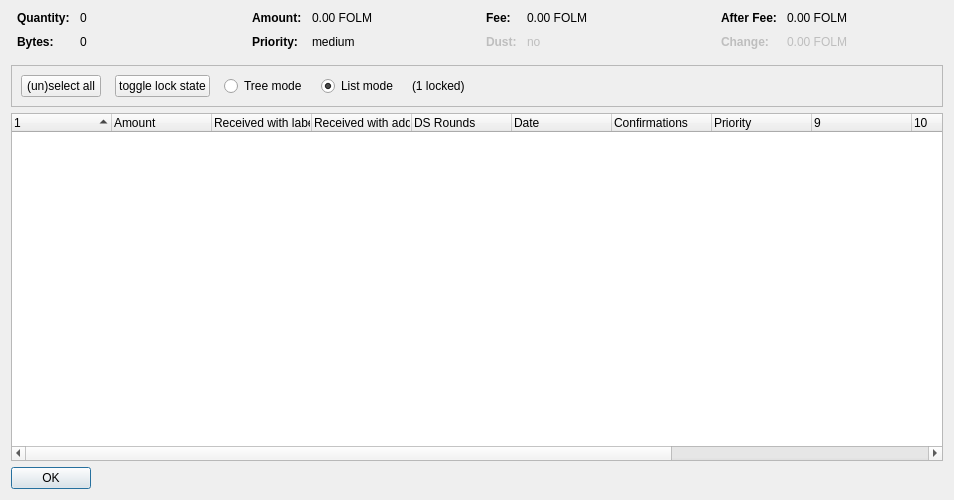
<?xml version="1.0" encoding="UTF-8"?>
<ui version="4.0">
 <class>CoinControlDialog</class>
 <widget class="QDialog" name="CoinControlDialog">
  <property name="geometry">
   <rect>
    <x>0</x>
    <y>0</y>
    <width>954</width>
    <height>500</height>
   </rect>
  </property>
  <property name="windowTitle">
   <string>Coin Selection</string>
  </property>
  <layout class="QVBoxLayout" name="verticalLayout">
   <item>
    <layout class="QHBoxLayout" name="horizontalLayoutTop" stretch="0,0,0,0">
     <property name="topMargin">
      <number>0</number>
     </property>
     <property name="bottomMargin">
      <number>10</number>
     </property>
     <item>
      <layout class="QFormLayout" name="formLayoutCoinControl1">
       <property name="horizontalSpacing">
        <number>10</number>
       </property>
       <property name="verticalSpacing">
        <number>10</number>
       </property>
       <property name="leftMargin">
        <number>6</number>
       </property>
       <property name="rightMargin">
        <number>6</number>
       </property>
       <item row="0" column="0">
        <widget class="QLabel" name="labelCoinControlQuantityText">
         <property name="font">
          <font>
           <weight>75</weight>
           <bold>true</bold>
          </font>
         </property>
         <property name="text">
          <string>Quantity:</string>
         </property>
        </widget>
       </item>
       <item row="0" column="1">
        <widget class="QLabel" name="labelCoinControlQuantity">
         <property name="cursor">
          <cursorShape>IBeamCursor</cursorShape>
         </property>
         <property name="contextMenuPolicy">
          <enum>Qt::ActionsContextMenu</enum>
         </property>
         <property name="text">
          <string notr="true">0</string>
         </property>
         <property name="textInteractionFlags">
          <set>Qt::LinksAccessibleByMouse|Qt::TextSelectableByKeyboard|Qt::TextSelectableByMouse</set>
         </property>
        </widget>
       </item>
       <item row="1" column="0">
        <widget class="QLabel" name="labelCoinControlBytesText">
         <property name="font">
          <font>
           <weight>75</weight>
           <bold>true</bold>
          </font>
         </property>
         <property name="text">
          <string>Bytes:</string>
         </property>
        </widget>
       </item>
       <item row="1" column="1">
        <widget class="QLabel" name="labelCoinControlBytes">
         <property name="cursor">
          <cursorShape>IBeamCursor</cursorShape>
         </property>
         <property name="contextMenuPolicy">
          <enum>Qt::ActionsContextMenu</enum>
         </property>
         <property name="text">
          <string notr="true">0</string>
         </property>
         <property name="textInteractionFlags">
          <set>Qt::LinksAccessibleByMouse|Qt::TextSelectableByKeyboard|Qt::TextSelectableByMouse</set>
         </property>
        </widget>
       </item>
      </layout>
     </item>
     <item>
      <layout class="QFormLayout" name="formLayoutCoinControl2">
       <property name="horizontalSpacing">
        <number>10</number>
       </property>
       <property name="verticalSpacing">
        <number>10</number>
       </property>
       <property name="leftMargin">
        <number>6</number>
       </property>
       <property name="rightMargin">
        <number>6</number>
       </property>
       <item row="0" column="0">
        <widget class="QLabel" name="labelCoinControlAmountText">
         <property name="font">
          <font>
           <weight>75</weight>
           <bold>true</bold>
          </font>
         </property>
         <property name="text">
          <string>Amount:</string>
         </property>
        </widget>
       </item>
       <item row="0" column="1">
        <widget class="QLabel" name="labelCoinControlAmount">
         <property name="cursor">
          <cursorShape>IBeamCursor</cursorShape>
         </property>
         <property name="contextMenuPolicy">
          <enum>Qt::ActionsContextMenu</enum>
         </property>
         <property name="text">
          <string notr="true">0.00 FOLM</string>
         </property>
         <property name="textInteractionFlags">
          <set>Qt::LinksAccessibleByMouse|Qt::TextSelectableByKeyboard|Qt::TextSelectableByMouse</set>
         </property>
        </widget>
       </item>
       <item row="1" column="0">
        <widget class="QLabel" name="labelCoinControlPriorityText">
         <property name="font">
          <font>
           <weight>75</weight>
           <bold>true</bold>
          </font>
         </property>
         <property name="text">
          <string>Priority:</string>
         </property>
        </widget>
       </item>
       <item row="1" column="1">
        <widget class="QLabel" name="labelCoinControlPriority">
         <property name="cursor">
          <cursorShape>IBeamCursor</cursorShape>
         </property>
         <property name="contextMenuPolicy">
          <enum>Qt::ActionsContextMenu</enum>
         </property>
         <property name="text">
          <string>medium</string>
         </property>
         <property name="textInteractionFlags">
          <set>Qt::LinksAccessibleByMouse|Qt::TextSelectableByKeyboard|Qt::TextSelectableByMouse</set>
         </property>
        </widget>
       </item>
      </layout>
     </item>
     <item>
      <layout class="QFormLayout" name="formLayoutCoinControl3">
       <property name="horizontalSpacing">
        <number>10</number>
       </property>
       <property name="verticalSpacing">
        <number>10</number>
       </property>
       <property name="leftMargin">
        <number>6</number>
       </property>
       <property name="rightMargin">
        <number>6</number>
       </property>
       <item row="0" column="0">
        <widget class="QLabel" name="labelCoinControlFeeText">
         <property name="font">
          <font>
           <weight>75</weight>
           <bold>true</bold>
          </font>
         </property>
         <property name="text">
          <string>Fee:</string>
         </property>
        </widget>
       </item>
       <item row="0" column="1">
        <widget class="QLabel" name="labelCoinControlFee">
         <property name="cursor">
          <cursorShape>IBeamCursor</cursorShape>
         </property>
         <property name="contextMenuPolicy">
          <enum>Qt::ActionsContextMenu</enum>
         </property>
         <property name="text">
          <string notr="true">0.00 FOLM</string>
         </property>
         <property name="textInteractionFlags">
          <set>Qt::LinksAccessibleByMouse|Qt::TextSelectableByKeyboard|Qt::TextSelectableByMouse</set>
         </property>
        </widget>
       </item>
       <item row="1" column="0">
        <widget class="QLabel" name="labelCoinControlLowOutputText">
         <property name="enabled">
          <bool>false</bool>
         </property>
         <property name="font">
          <font>
           <weight>75</weight>
           <bold>true</bold>
          </font>
         </property>
         <property name="text">
          <string>Dust:</string>
         </property>
        </widget>
       </item>
       <item row="1" column="1">
        <widget class="QLabel" name="labelCoinControlLowOutput">
         <property name="enabled">
          <bool>false</bool>
         </property>
         <property name="cursor">
          <cursorShape>IBeamCursor</cursorShape>
         </property>
         <property name="contextMenuPolicy">
          <enum>Qt::ActionsContextMenu</enum>
         </property>
         <property name="text">
          <string>no</string>
         </property>
         <property name="textInteractionFlags">
          <set>Qt::LinksAccessibleByMouse|Qt::TextSelectableByKeyboard|Qt::TextSelectableByMouse</set>
         </property>
        </widget>
       </item>
      </layout>
     </item>
     <item>
      <layout class="QFormLayout" name="formLayoutCoinControl4">
       <property name="horizontalSpacing">
        <number>10</number>
       </property>
       <property name="verticalSpacing">
        <number>10</number>
       </property>
       <property name="leftMargin">
        <number>6</number>
       </property>
       <property name="rightMargin">
        <number>6</number>
       </property>
       <item row="0" column="0">
        <widget class="QLabel" name="labelCoinControlAfterFeeText">
         <property name="font">
          <font>
           <weight>75</weight>
           <bold>true</bold>
          </font>
         </property>
         <property name="text">
          <string>After Fee:</string>
         </property>
        </widget>
       </item>
       <item row="0" column="1">
        <widget class="QLabel" name="labelCoinControlAfterFee">
         <property name="cursor">
          <cursorShape>IBeamCursor</cursorShape>
         </property>
         <property name="contextMenuPolicy">
          <enum>Qt::ActionsContextMenu</enum>
         </property>
         <property name="text">
          <string notr="true">0.00 FOLM</string>
         </property>
         <property name="textInteractionFlags">
          <set>Qt::LinksAccessibleByMouse|Qt::TextSelectableByKeyboard|Qt::TextSelectableByMouse</set>
         </property>
        </widget>
       </item>
       <item row="1" column="0">
        <widget class="QLabel" name="labelCoinControlChangeText">
         <property name="enabled">
          <bool>false</bool>
         </property>
         <property name="font">
          <font>
           <weight>75</weight>
           <bold>true</bold>
          </font>
         </property>
         <property name="text">
          <string>Change:</string>
         </property>
        </widget>
       </item>
       <item row="1" column="1">
        <widget class="QLabel" name="labelCoinControlChange">
         <property name="enabled">
          <bool>false</bool>
         </property>
         <property name="cursor">
          <cursorShape>IBeamCursor</cursorShape>
         </property>
         <property name="contextMenuPolicy">
          <enum>Qt::ActionsContextMenu</enum>
         </property>
         <property name="text">
          <string notr="true">0.00 FOLM</string>
         </property>
         <property name="textInteractionFlags">
          <set>Qt::LinksAccessibleByMouse|Qt::TextSelectableByKeyboard|Qt::TextSelectableByMouse</set>
         </property>
        </widget>
       </item>
      </layout>
     </item>
    </layout>
   </item>
   <item>
    <widget class="QFrame" name="frame">
     <property name="minimumSize">
      <size>
       <width>0</width>
       <height>40</height>
      </size>
     </property>
     <property name="frameShape">
      <enum>QFrame::StyledPanel</enum>
     </property>
     <property name="frameShadow">
      <enum>QFrame::Sunken</enum>
     </property>
     <layout class="QHBoxLayout" name="horizontalLayout">
      <item>
       <layout class="QHBoxLayout" name="horizontalLayoutPanel" stretch="0,0,0,0,0,0">
        <property name="spacing">
         <number>14</number>
        </property>
        <item>
         <widget class="QPushButton" name="pushButtonSelectAll">
          <property name="sizePolicy">
           <sizepolicy hsizetype="Maximum" vsizetype="Fixed">
            <horstretch>0</horstretch>
            <verstretch>0</verstretch>
           </sizepolicy>
          </property>
          <property name="text">
           <string>(un)select all</string>
          </property>
          <property name="autoDefault">
           <bool>false</bool>
          </property>
         </widget>
        </item>
        <item>
         <widget class="QPushButton" name="pushButtonToggleLock">
          <property name="sizePolicy">
           <sizepolicy hsizetype="Maximum" vsizetype="Fixed">
            <horstretch>0</horstretch>
            <verstretch>0</verstretch>
           </sizepolicy>
          </property>
          <property name="text">
           <string>toggle lock state</string>
          </property>
          <property name="autoDefault">
           <bool>false</bool>
          </property>
         </widget>
        </item>
        <item>
         <widget class="QRadioButton" name="radioTreeMode">
          <property name="sizePolicy">
           <sizepolicy hsizetype="Maximum" vsizetype="Fixed">
            <horstretch>0</horstretch>
            <verstretch>0</verstretch>
           </sizepolicy>
          </property>
          <property name="text">
           <string>Tree mode</string>
          </property>
         </widget>
        </item>
        <item>
         <widget class="QRadioButton" name="radioListMode">
          <property name="sizePolicy">
           <sizepolicy hsizetype="Maximum" vsizetype="Fixed">
            <horstretch>0</horstretch>
            <verstretch>0</verstretch>
           </sizepolicy>
          </property>
          <property name="text">
           <string>List mode</string>
          </property>
          <property name="checked">
           <bool>true</bool>
          </property>
         </widget>
        </item>
        <item>
         <widget class="QLabel" name="labelLocked">
          <property name="text">
           <string>(1 locked)</string>
          </property>
         </widget>
        </item>
        <item>
         <spacer name="horizontalSpacer">
          <property name="orientation">
           <enum>Qt::Horizontal</enum>
          </property>
          <property name="sizeHint" stdset="0">
           <size>
            <width>40</width>
            <height>20</height>
           </size>
          </property>
         </spacer>
        </item>
       </layout>
      </item>
     </layout>
    </widget>
   </item>
   <item>
    <widget class="CoinControlTreeWidget" name="treeWidget">
     <property name="contextMenuPolicy">
      <enum>Qt::CustomContextMenu</enum>
     </property>
     <property name="sortingEnabled">
      <bool>false</bool>
     </property>
     <property name="columnCount">
      <number>13</number>
     </property>
     <attribute name="headerShowSortIndicator" stdset="0">
      <bool>true</bool>
     </attribute>
     <attribute name="headerStretchLastSection">
      <bool>false</bool>
     </attribute>
     <column>
      <property name="text">
       <string/>
      </property>
     </column>
     <column>
      <property name="text">
       <string>Amount</string>
      </property>
     </column>
     <column>
      <property name="text">
       <string>Received with label</string>
      </property>
     </column>
     <column>
      <property name="text">
       <string>Received with address</string>
      </property>
     </column>
     <column>
      <property name="text">
       <string>DS Rounds</string>
      </property>
     </column>
     <column>
      <property name="text">
       <string>Date</string>
      </property>
     </column>
     <column>
      <property name="text">
       <string>Confirmations</string>
      </property>
      <property name="toolTip">
       <string>Confirmed</string>
      </property>
     </column>
     <column>
      <property name="text">
       <string>Priority</string>
      </property>
     </column>
     <column>
      <property name="text">
       <string/>
      </property>
     </column>
     <column>
      <property name="text">
       <string/>
      </property>
     </column>
     <column>
      <property name="text">
       <string/>
      </property>
     </column>
     <column>
      <property name="text">
       <string/>
      </property>
     </column>
     <column>
      <property name="text">
       <string/>
      </property>
     </column>
    </widget>
   </item>
   <item>
    <widget class="QDialogButtonBox" name="buttonBox">
     <property name="sizePolicy">
      <sizepolicy hsizetype="Maximum" vsizetype="Fixed">
       <horstretch>0</horstretch>
       <verstretch>0</verstretch>
      </sizepolicy>
     </property>
     <property name="orientation">
      <enum>Qt::Horizontal</enum>
     </property>
     <property name="standardButtons">
      <set>QDialogButtonBox::Ok</set>
     </property>
    </widget>
   </item>
  </layout>
 </widget>
 <customwidgets>
  <customwidget>
   <class>CoinControlTreeWidget</class>
   <extends>QTreeWidget</extends>
   <header>coincontroltreewidget.h</header>
  </customwidget>
 </customwidgets>
 <resources/>
 <connections/>
</ui>
